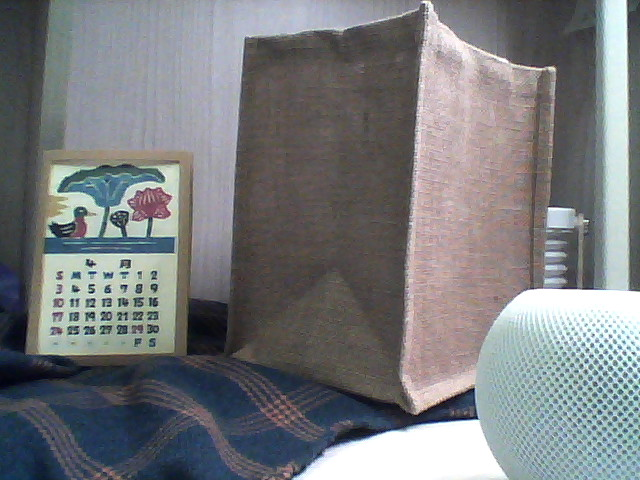
#> input picture data/1_left.png, 640 x 480 px; its folder holds only this picture in this run
$ python tools.py
#> lines starting #> are read from the running program, lines starting #| are printed output that depends on the picture
#> (reads camera_parameters/calibresultL.npy from the repository)
#> (reads camera_parameters/calibresultR.npy from the repository)
#> (reads camera_parameters/calibresultDual.npy from the repository)
from matplotlib import pyplot as plt
import camera
import cv2

# %% save rectified self-taken images for demonstration
images = range(1, 4)
for img in images:


    root = './data/'

    img1 = cv2.imread(f'{root}{img}_left.png', 0)
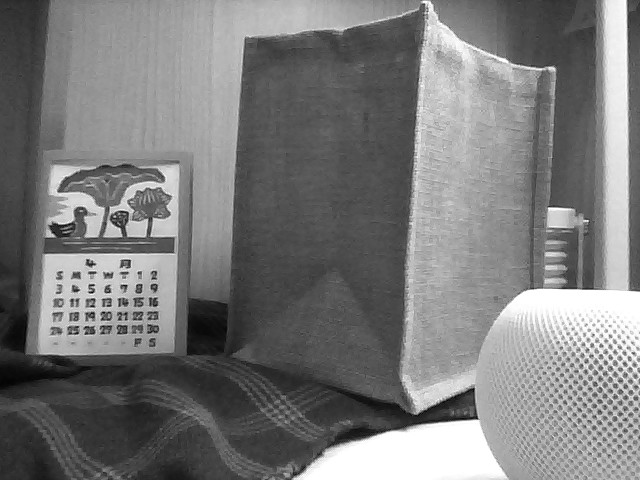
#> img1: shape (480, 640); min 0, max 255, mean 122.8
    img2 = cv2.imread(f'{root}{img}_right.png', 0)

    img1_rectified = cv2.remap(img1, camera.left_map1, camera.left_map2, cv2.INTER_LINEAR)
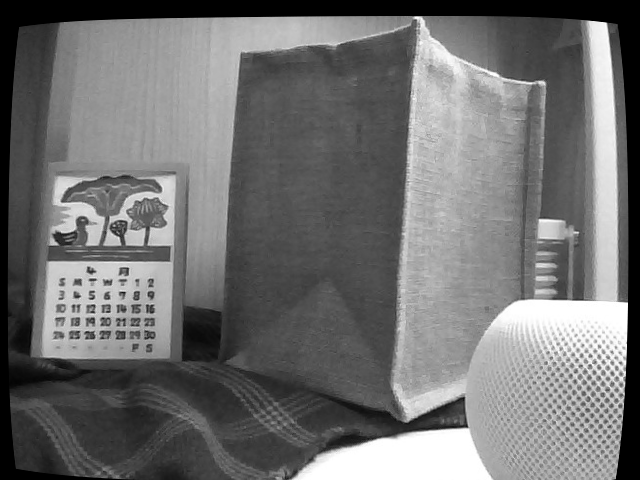
#> img1_rectified: shape (480, 640); min 0, max 255, mean 113.1
#> (the run stopped early here; a loop or call above may not have finished)
